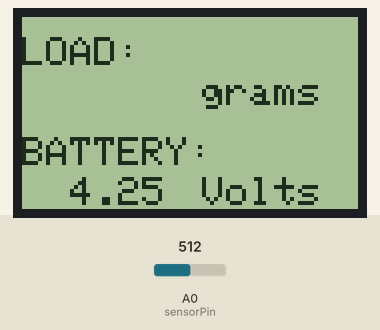
A sketch run on a simulated Arduino Uno, built with avr-gcc and run on an emulated ATmega328P. Shown: 84×48 one-colour display. The test bench sets the inputs (shaded band); at power-on: A0 (sensorPin) = 512. What the sketch prints to the serial monitor is not drawn.

Above: at 1.8 s.
1.9 s: A0 (sensorPin) set to 716
At 3.2 s:
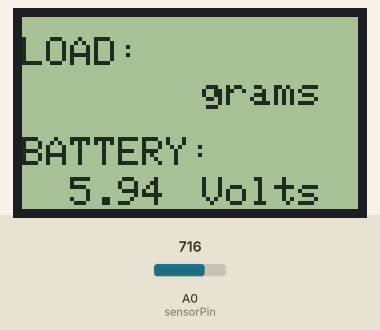
3.5 s: A0 (sensorPin) set to 900
At 4.6 s:
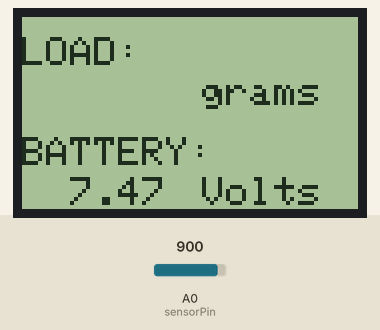
5.0 s: A0 (sensorPin) set to 1023
At 5.9 s:
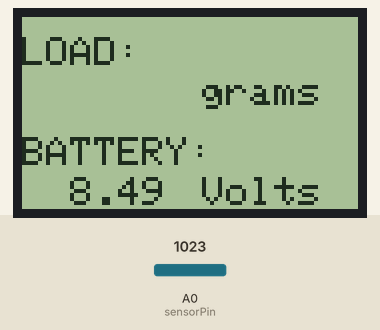
Timing chart, 0 to 8.0 s (numbered marks = the images above; inputs shaded):
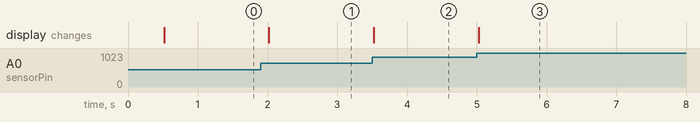

The sketch:

VoltMeter_adalib.ino
```cpp
#include <SPI.h>
#include <Adafruit_GFX.h>
#include <Adafruit_PCD8544.h>

// Declare LCD object for software SPI
// Adafruit_PCD8544(CLK,DIN,D/C,CE,RST);
//Adafruit_PCD8544 display = Adafruit_PCD8544(7, 6, 5, 4, 3); //default
Adafruit_PCD8544 display = Adafruit_PCD8544(11, 2, 5, 4, 3);  //works for shield. tested!


//Digital voltmeter, which can safely measure DC battery voltage in 0 to 8.33 V range.
// variable declarations
float voltage = 0;
int sensorPin = A0;
float sensorValue = 0;

float vout = 0.0;
float vin = 0.0; //maximum voltage that can be measured is: 15 V (based on 3 x 18650 batteries: 12.6 V when fully charged)
                // or 8.4 V for 2 x 18650 batteries.

float R1 = 7000; //fixed values in Ohms of resistors used in the voltage divider
float R2 = 10000;
//with these values of resistors for the resistor divider, the max battery voltage should not exceed 8.4999 V, otherwise this will
//give a resulting voltage of more than 5V to the analog input pin on the Arduino which will damage the pin due to overvoltage.


int period = 500; //execuse millis() loop every 500 milliseconds
unsigned long time_now = 0;


void setup()   {
  Serial.begin(9600);

  //Initialize Display
  display.begin();

  // you can change the contrast around to adapt the display for the best viewing!
  display.setContrast(70);

  display.clearDisplay();   // clear the screen and buffer

  display.setTextSize(1); //set the font size
  display.setTextColor(BLACK, WHITE);

  display.setCursor(0, 5); //set the coordinates to start writing text
  display.print("LOAD:");
  display.setCursor(45, 15); //set the coordinates to start writing text
  display.print("grams");

  display.setCursor(0, 30);
  display.print("BATTERY:");
  display.setCursor(45, 40);
  display.print("Volts");

}

void loop() {


  if(millis() > time_now + period){
        time_now = millis();
        voltage = readVoltage();

        //draw_value(12, 15, load);  // print load every 0.5 seconds on LCD
        //Serial.println(load);  //print load every 0.5 seconds on Serial Monitor

        draw_value(12, 40, voltage);  // print voltage every 0.5 seconds on LCD
        Serial.println(voltage);  //print voltage every 0.5 seconds on Serial Monitor

    }


}

float readVoltage()
{
   sensorValue = analogRead(sensorPin); //receives the analogue voltage value between 0 V and 5 V and converts it using 10-bit ADC to an integer value between 0 and 1023.

   vout = (sensorValue * 5.0) / 1024.0; //Reads the 10-bit value from the specified analog pin and converts the value into a corresponding voltage.
   //2^10, or 1024 divisions (0 to 1023), of the reference voltage, 5 V.
   //10-bit analog to digital converter will map input voltages between 0 and the operating voltage(5V or 3.3V) into integer values between 0 and 1023.
   //The ADC is 10-bit. The function analogRead() returns a value from 0 up to 1023.
   //https://www.arduino.cc/reference/en/language/functions/analog-io/analogread/

   vin = ((vout * (R1+R2)) / R2); //voltage divider formula to find the actual battery voltage
   // vin = vout / (R2/(R1+R2));   //original formula

   return vin;
}


// print value on the LCD
void draw_value(byte x_pos, byte y_pos, float value)
{
  display.setCursor(x_pos, y_pos); //set the coordinates to start writing text
  display.print(value,2); //display to 2 decimal places
  display.display(); //call this method for the changes to make effect
}
```

Measured:
- after the input at 1.9 s, the display: changes after 0.12 s (image 1)
- after the input at 3.5 s, the display: changes at once (image 2)
- after the input at 5.0 s, the display: changes at once (image 3)
